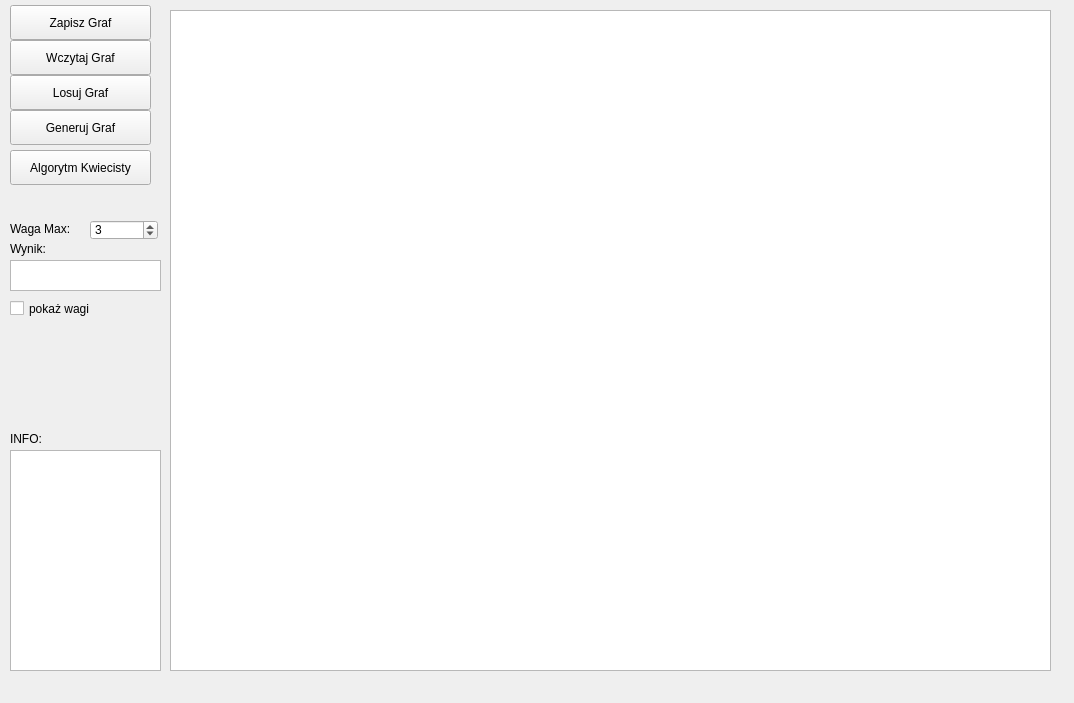
<?xml version="1.0" encoding="UTF-8"?>
<ui version="4.0">
 <class>GrafWindow</class>
 <widget class="QMainWindow" name="GrafWindow">
  <property name="enabled">
   <bool>true</bool>
  </property>
  <property name="geometry">
   <rect>
    <x>0</x>
    <y>0</y>
    <width>1074</width>
    <height>703</height>
   </rect>
  </property>
  <property name="minimumSize">
   <size>
    <width>1074</width>
    <height>703</height>
   </size>
  </property>
  <property name="maximumSize">
   <size>
    <width>1074</width>
    <height>703</height>
   </size>
  </property>
  <property name="windowTitle">
   <string>GrafWindow</string>
  </property>
  <widget class="QWidget" name="centralWidget">
   <widget class="QGraphicsView" name="graphicsView">
    <property name="geometry">
     <rect>
      <x>170</x>
      <y>10</y>
      <width>881</width>
      <height>661</height>
     </rect>
    </property>
   </widget>
   <widget class="QPushButton" name="pushButton">
    <property name="geometry">
     <rect>
      <x>10</x>
      <y>40</y>
      <width>141</width>
      <height>35</height>
     </rect>
    </property>
    <property name="text">
     <string>Wczytaj Graf</string>
    </property>
   </widget>
   <widget class="QPushButton" name="pushButton_2">
    <property name="geometry">
     <rect>
      <x>10</x>
      <y>5</y>
      <width>141</width>
      <height>35</height>
     </rect>
    </property>
    <property name="text">
     <string>Zapisz Graf</string>
    </property>
   </widget>
   <widget class="QTextBrowser" name="textBrowser">
    <property name="geometry">
     <rect>
      <x>10</x>
      <y>450</y>
      <width>151</width>
      <height>221</height>
     </rect>
    </property>
   </widget>
   <widget class="QTextBrowser" name="textBrowser_2">
    <property name="geometry">
     <rect>
      <x>10</x>
      <y>260</y>
      <width>151</width>
      <height>31</height>
     </rect>
    </property>
   </widget>
   <widget class="QPushButton" name="skojarzenieButton">
    <property name="geometry">
     <rect>
      <x>10</x>
      <y>75</y>
      <width>141</width>
      <height>35</height>
     </rect>
    </property>
    <property name="text">
     <string>Losuj Graf</string>
    </property>
   </widget>
   <widget class="QLabel" name="label_3">
    <property name="geometry">
     <rect>
      <x>10</x>
      <y>240</y>
      <width>91</width>
      <height>17</height>
     </rect>
    </property>
    <property name="text">
     <string>Wynik:</string>
    </property>
   </widget>
   <widget class="QLabel" name="label_4">
    <property name="geometry">
     <rect>
      <x>10</x>
      <y>430</y>
      <width>91</width>
      <height>17</height>
     </rect>
    </property>
    <property name="text">
     <string>INFO:</string>
    </property>
   </widget>
   <widget class="QPushButton" name="skojarzenieButton_2">
    <property name="geometry">
     <rect>
      <x>10</x>
      <y>150</y>
      <width>141</width>
      <height>35</height>
     </rect>
    </property>
    <property name="text">
     <string>Algorytm Kwiecisty</string>
    </property>
   </widget>
   <widget class="QPushButton" name="skojarzenieButton_3">
    <property name="geometry">
     <rect>
      <x>10</x>
      <y>110</y>
      <width>141</width>
      <height>35</height>
     </rect>
    </property>
    <property name="text">
     <string>Generuj Graf</string>
    </property>
   </widget>
   <widget class="QSpinBox" name="spinBox">
    <property name="geometry">
     <rect>
      <x>90</x>
      <y>220</y>
      <width>68</width>
      <height>20</height>
     </rect>
    </property>
    <property name="minimum">
     <number>1</number>
    </property>
    <property name="maximum">
     <number>30</number>
    </property>
    <property name="value">
     <number>3</number>
    </property>
   </widget>
   <widget class="QLabel" name="label_5">
    <property name="geometry">
     <rect>
      <x>10</x>
      <y>220</y>
      <width>91</width>
      <height>17</height>
     </rect>
    </property>
    <property name="text">
     <string>Waga Max:</string>
    </property>
   </widget>
   <widget class="QCheckBox" name="checkBox">
    <property name="geometry">
     <rect>
      <x>10</x>
      <y>300</y>
      <width>101</width>
      <height>17</height>
     </rect>
    </property>
    <property name="text">
     <string>pokaż wagi</string>
    </property>
   </widget>
  </widget>
  <widget class="QMenuBar" name="menuBar">
   <property name="geometry">
    <rect>
     <x>0</x>
     <y>0</y>
     <width>1074</width>
     <height>21</height>
    </rect>
   </property>
  </widget>
 </widget>
 <layoutdefault spacing="6" margin="11"/>
 <resources/>
 <connections/>
 <slots>
  <slot>generuj()</slot>
  <slot>generujAcykl()</slot>
  <slot>przypiszWagi()</slot>
  <slot>znajdzPrzeplyw()</slot>
 </slots>
</ui>
